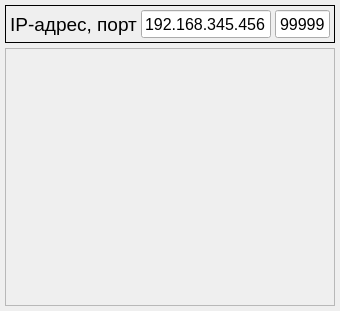
<?xml version="1.0" encoding="UTF-8"?>
<ui version="4.0">
 <class>FormSettings</class>
 <widget class="QWidget" name="FormSettings">
  <property name="geometry">
   <rect>
    <x>0</x>
    <y>0</y>
    <width>340</width>
    <height>311</height>
   </rect>
  </property>
  <property name="windowTitle">
   <string>Form</string>
  </property>
  <layout class="QVBoxLayout" name="verticalLayout">
   <property name="spacing">
    <number>5</number>
   </property>
   <property name="leftMargin">
    <number>5</number>
   </property>
   <property name="topMargin">
    <number>5</number>
   </property>
   <property name="rightMargin">
    <number>5</number>
   </property>
   <property name="bottomMargin">
    <number>5</number>
   </property>
   <item>
    <widget class="QFrame" name="frameIpport">
     <property name="sizePolicy">
      <sizepolicy hsizetype="Preferred" vsizetype="Fixed">
       <horstretch>0</horstretch>
       <verstretch>0</verstretch>
      </sizepolicy>
     </property>
     <property name="minimumSize">
      <size>
       <width>330</width>
       <height>38</height>
      </size>
     </property>
     <property name="maximumSize">
      <size>
       <width>16777215</width>
       <height>38</height>
      </size>
     </property>
     <property name="frameShape">
      <enum>QFrame::Box</enum>
     </property>
     <property name="frameShadow">
      <enum>QFrame::Plain</enum>
     </property>
     <layout class="QHBoxLayout" name="horizontalLayout">
      <property name="spacing">
       <number>4</number>
      </property>
      <property name="leftMargin">
       <number>4</number>
      </property>
      <property name="topMargin">
       <number>4</number>
      </property>
      <property name="rightMargin">
       <number>4</number>
      </property>
      <property name="bottomMargin">
       <number>4</number>
      </property>
      <item>
       <widget class="QLabel" name="label">
        <property name="font">
         <font>
          <pointsize>14</pointsize>
         </font>
        </property>
        <property name="text">
         <string>IP-адрес, порт</string>
        </property>
        <property name="alignment">
         <set>Qt::AlignCenter</set>
        </property>
       </widget>
      </item>
      <item>
       <widget class="QLineEdit" name="lineEditIp">
        <property name="sizePolicy">
         <sizepolicy hsizetype="Fixed" vsizetype="Fixed">
          <horstretch>0</horstretch>
          <verstretch>0</verstretch>
         </sizepolicy>
        </property>
        <property name="minimumSize">
         <size>
          <width>130</width>
          <height>28</height>
         </size>
        </property>
        <property name="maximumSize">
         <size>
          <width>130</width>
          <height>28</height>
         </size>
        </property>
        <property name="font">
         <font>
          <pointsize>12</pointsize>
         </font>
        </property>
        <property name="inputMethodHints">
         <set>Qt::ImhNone</set>
        </property>
        <property name="inputMask">
         <string/>
        </property>
        <property name="text">
         <string>192.168.345.456</string>
        </property>
        <property name="maxLength">
         <number>15</number>
        </property>
        <property name="alignment">
         <set>Qt::AlignCenter</set>
        </property>
        <property name="clearButtonEnabled">
         <bool>false</bool>
        </property>
       </widget>
      </item>
      <item>
       <widget class="QLineEdit" name="lineEditPort">
        <property name="sizePolicy">
         <sizepolicy hsizetype="Fixed" vsizetype="Fixed">
          <horstretch>0</horstretch>
          <verstretch>0</verstretch>
         </sizepolicy>
        </property>
        <property name="minimumSize">
         <size>
          <width>55</width>
          <height>28</height>
         </size>
        </property>
        <property name="maximumSize">
         <size>
          <width>55</width>
          <height>28</height>
         </size>
        </property>
        <property name="font">
         <font>
          <pointsize>12</pointsize>
         </font>
        </property>
        <property name="inputMethodHints">
         <set>Qt::ImhDigitsOnly</set>
        </property>
        <property name="text">
         <string>99999</string>
        </property>
        <property name="maxLength">
         <number>5</number>
        </property>
        <property name="alignment">
         <set>Qt::AlignCenter</set>
        </property>
       </widget>
      </item>
     </layout>
    </widget>
   </item>
   <item>
    <widget class="QFrame" name="frameTemplate">
     <property name="frameShape">
      <enum>QFrame::StyledPanel</enum>
     </property>
     <property name="frameShadow">
      <enum>QFrame::Raised</enum>
     </property>
    </widget>
   </item>
  </layout>
 </widget>
 <resources/>
 <connections/>
</ui>
